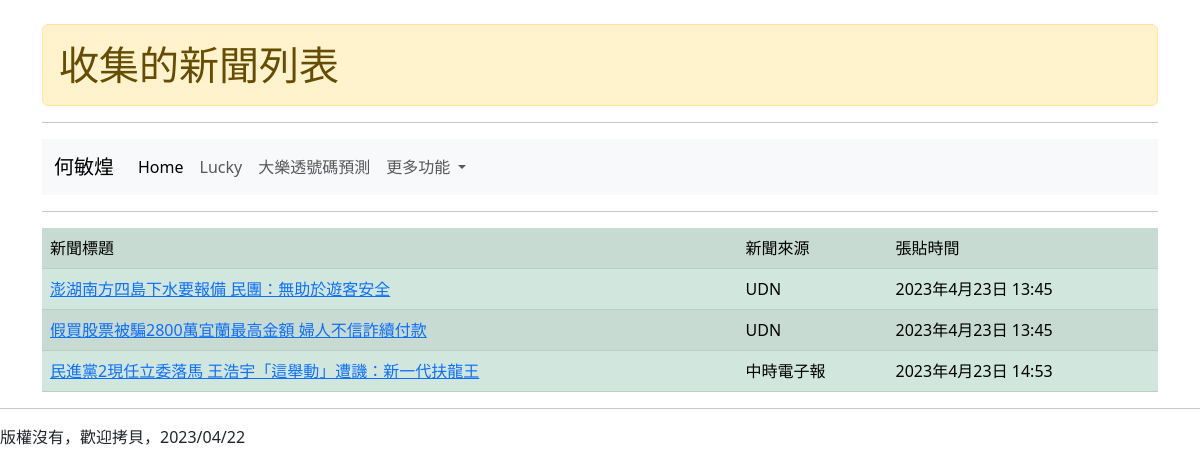
The page /mynews/ on the database its author committed.
### mysite/models.py (models this page shows, shortened)
class News(models.Model):
    title = models.CharField(max_length=50)
    content = models.TextField()
    source = models.CharField(max_length=50)
    pdate = models.DateTimeField(auto_now_add=True)

### mysite/views.py (the view)
# urls.py: path('mynews/', views.mynews),
def mynews(request):
    news = News.objects.all()
    return render(request, "mynews.html", locals())

### templates/mynews.html (shortened to what this page needs)
{% extends "base.html" %}
{% block headmessage %}
	<h1 class="alert alert-warning">收集的新聞列表</h1>
{% endblock %}
{% block content %}
	<table class="table table-success table-striped">
		<tr><td>新聞標題</td><td>新聞來源</td><td>張貼時間</td></tr>
  {% for item in news %}
  		<tr>
  			<td>
  			  	<a href="/shownews/{{ item.id }}/">{{ item.title }}</a>
  			</td>
  			<td>{{ item.source }}</td>
  			<td>{{ item.pdate }}</td>
    	</tr>
  {% endfor %}
  	</table>
{% endblock %}

### rows shown on the page
News: title "澎湖南方四島下水要報備 民團：無助於遊客安全", source "UDN", pdate "2023年4月23日 13:45"
News: title "假買股票被騙2800萬宜蘭最高金額 婦人不信詐續付款", source "UDN", pdate "2023年4月23日 13:45"
News: title "民進黨2現任立委落馬 王浩宇「這舉動」遭譏：新一代扶龍王", source "中時電子報", pdate "2023年4月23日 14:53"
